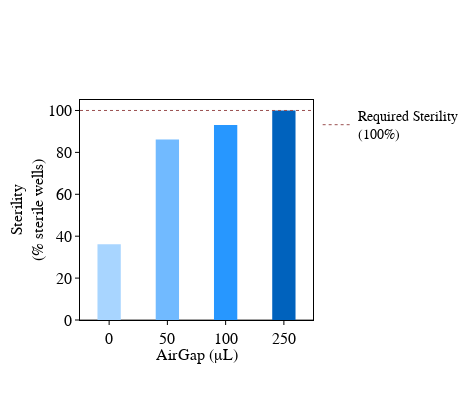

Source (notebook cell):
### Markdown cell above
### Plot air gap variation data - Decontamination with different air gaps (Supplementary Fig. S1C)

### Code cell
colors = ['#ffb6ad','#ffdd91','#a8d5ff','#b3e2b5']
colors = ['#ff7362', '#f5be46', '#2797ff', '#73ca76']
colors = ['#a8d5ff','#71baff', '#2797ff','#0062bd']

stag_group=stag_data.groupby('stag').agg('sum')[['total_wells','wells_contaminated']]
disinfectants = ['12% Sodium<br>hypochlorite',  '6% Sodium<br>hypochlorite',
                 '3% Sodium<br>hypochlorite', 'Water']

trace_list = []
trace_list.append(go.Scatter(y=[100]*10, x=np.linspace(0,10,10),
                         name='Required Sterility<br>(100%)',
                         mode='lines', line=dict(dash='dot',color='#9b5151',width=1),
                         xaxis='x2',showlegend=True, visible=True))
trace_list.append(go.Bar(x=stag_group.index,
                         y=(stag_group.total_wells - stag_group.wells_contaminated)/stag_group.total_wells*100,
                         marker=dict(color=colors, line=dict(width=0, color='black')),
                         name='Contamination Rate<br>(% contaminated wells)', showlegend=False,
                         orientation='v'))

layout = go.Layout(height=400, width=475, showlegend=True, bargap=0.6, 
                   legend_orientation='v', legend_font=dict(family='Arial', color='black', size=14),
                    xaxis2=dict(visible=False, anchor='y', overlaying='x', range=(0,4)),

                    xaxis=dict(title_text='AirGap (\u03BCL)', 
                               title_font=dict(family='Arial',size=16,color='black'), title_standoff=0, automargin=True,
                               showline=True, linewidth=1, linecolor='black', mirror=True, showgrid=False,
                               ticks='outside', ticklen=4, tickfont=dict(size=16, family='Arial', color='black'),
                               tickangle=-0, tickcolor='black',type='category'),

                   yaxis=dict(title='Sterility<br>(% sterile wells)',
                              titlefont=dict(family='Arial', size=16, color='black'), title_standoff=0,
                              showline=True, linewidth=1, linecolor='black', mirror=True, showgrid=False,
                              ticks='outside', ticklen=4, tickfont=dict(family='Arial',size=16, color='black'),
                              nticks=10, tickangle=0, tickcolor='black',range=(0,105)))

fig = go.Figure(data=trace_list,layout=layout)
plot(fig)
#pio.write_image(fig,"Figures/fig_airgapeffect.svg",format='svg')

### Figure 1 — Plotly figure (JSON) as saved in the notebook; plotly's stock layout.template omitted (floating-point values rounded to 4 significant figures)
{"data": [{"line": {"color": "#9b5151", "dash": "dot", "width": 1}, "mode": "lines", "name": "Required Sterility<br>(100%)", "showlegend": true, "type": "scatter", "visible": true, "x": [0, 1.111, 2.222, 3.333, 4.444, 5.556, 6.667, 7.778, 8.889, 10], "xaxis": "x2", "y": [100, 100, 100, 100, 100, 100, 100, 100, 100, 100]}, {"marker": {"color": ["#a8d5ff", "#71baff", "#2797ff", "#0062bd"], "line": {"color": "black", "width": 0}}, "name": "Contamination Rate<br>(% contaminated wells)", "orientation": "v", "showlegend": false, "type": "bar", "x": [0, 50, 100, 250], "y": [36.11, 86.11, 93.06, 100]}], "layout": {"bargap": 0.6, "height": 400, "legend": {"font": {"color": "black", "family": "Arial", "size": 14}, "orientation": "v"}, "showlegend": true, "width": 475, "xaxis": {"automargin": true, "linecolor": "black", "linewidth": 1, "mirror": true, "showgrid": false, "showline": true, "tickangle": 0, "tickcolor": "black", "tickfont": {"color": "black", "family": "Arial", "size": 16}, "ticklen": 4, "ticks": "outside", "title": {"font": {"color": "black", "family": "Arial", "size": 16}, "standoff": 0, "text": "AirGap (μL)"}, "type": "category"}, "xaxis2": {"anchor": "y", "overlaying": "x", "range": [0, 4], "visible": false}, "yaxis": {"linecolor": "black", "linewidth": 1, "mirror": true, "nticks": 10, "range": [0, 105], "showgrid": false, "showline": true, "tickangle": 0, "tickcolor": "black", "tickfont": {"color": "black", "family": "Arial", "size": 16}, "ticklen": 4, "ticks": "outside", "title": {"font": {"color": "black", "family": "Arial", "size": 16}, "standoff": 0, "text": "Sterility<br>(% sterile wells)"}}}}
